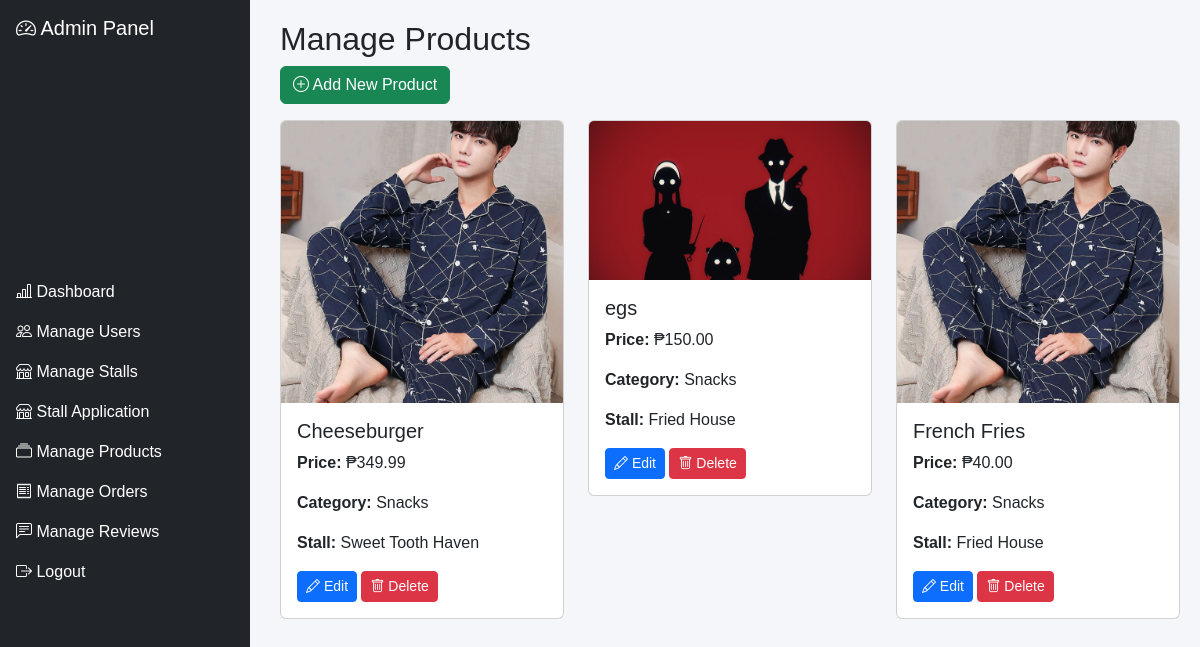
Screenshot of /admin/manage_products.php (signed in) with the database file from the repository.
### tables this page shows
CREATE TABLE `menu_items` (
  `item_id` int(11) NOT NULL,
  `name` varchar(100) NOT NULL,
  `price` decimal(10,2) NOT NULL,
  `category` enum('Snacks','Drinks','Meals') NOT NULL,
  `availability` enum('Available','Out Of Stock') DEFAULT 'Out Of Stock',
  `image_path` varchar(255) NOT NULL DEFAULT 'default.jpg',
  `stall_id` int(11) NOT NULL,
  `description` text DEFAULT NULL
);

CREATE TABLE `stalls` (
  `stall_id` int(11) NOT NULL,
  `stall_name` varchar(100) NOT NULL,
  `description` text DEFAULT NULL,
  `image_path` varchar(255) NOT NULL DEFAULT 'default_stall.jpg',
  `status` enum('Open','Closed','','') NOT NULL,
  `created_at` timestamp NOT NULL DEFAULT current_timestamp()
);

### admin/manage_products.php (the view, shortened to what this page needs)
<?php
include '../config.php';
$sql = "SELECT m.item_id, m.name, m.price, m.category, m.image_path, s.stall_name
        FROM menu_items m
        JOIN stalls s ON m.stall_id = s.stall_id
        ORDER BY m.name ASC";
$result = $con->query($sql);
$products = $result ? $result->fetch_all(MYSQLI_ASSOC) : [];
?>
<!DOCTYPE html>
<html lang="en">
<head>
  <link rel="stylesheet" href="https://cdn.jsdelivr.net/npm/bootstrap@5.3.0-alpha1/dist/css/bootstrap.min.css">
  <link rel="stylesheet" href="https://cdn.jsdelivr.net/npm/bootstrap-icons/font/bootstrap-icons.min.css">
</head>
<body>
  <?php include 'admin_menu.php'; ?>
  <div class="admin-content">
    <h2>Manage Products</h2>
    <a href="add_product.php" class="btn btn-success mb-3"><i class="bi bi-plus-circle"></i> Add New Product</a>
    <div class="row">
      <?php if(!empty($products)): ?>
        <?php foreach($products as $product): ?>
          <div class="col-md-4 mb-4">
            <div class="card">
              <img src="<?php echo htmlspecialchars($product['image_path']); ?>" class="card-img-top" alt="<?php echo htmlspecialchars($product['name']); ?>">
              <div class="card-body">
                <h5 class="card-title"><?php echo htmlspecialchars($product['name']); ?></h5>
                <p class="card-text"><strong>Price:</strong> ₱<?php echo number_format($product['price'], 2); ?></p>
                <p class="card-text"><strong>Category:</strong> <?php echo htmlspecialchars($product['category']); ?></p>
                <p class="card-text"><strong>Stall:</strong> <?php echo htmlspecialchars($product['stall_name']); ?></p>
                <a href="edit_product.php?item_id=<?php echo $product['item_id']; ?>" class="btn btn-primary btn-sm"><i class="bi bi-pencil"></i> Edit</a>
                <a href="delete_product.php?item_id=<?php echo $product['item_id']; ?>" class="btn btn-danger btn-sm" onclick="return confirm('Are you sure?');"><i class="bi bi-trash"></i> Delete</a>
              </div>
            </div>
          </div>
        <?php endforeach; ?>
      <?php else: ?>
        <p>No products available.</p>
      <?php endif; ?>
    </div>
  </div>
</body>
</html>

### admin/manage_products.php (style rules this page uses)
body { font-family: 'Poppins', sans-serif; background-color: #f4f6f9; margin: 0; }
.admin-content { margin-left: 260px; padding: 20px; }

### admin/admin_menu.php (style rules this page uses)
.admin-content { margin-left: 260px; padding: 20px; }

### rows the page displays
menu_items: image_path (picture), name "Cheeseburger", price "349.99", category "Snacks", stall.stall_name "Sweet Tooth Haven"
menu_items: image_path (picture), name "egs", price "150.00", category "Snacks", stall.stall_name "Fried House"
menu_items: image_path (picture), name "French Fries", price "40.00", category "Snacks", stall.stall_name "Fried House"
